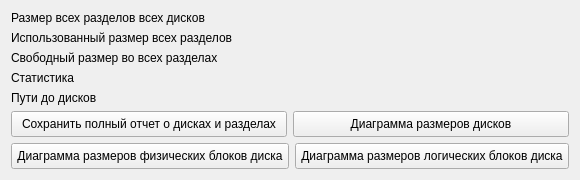
          <widget class="QWidget" name="tab_6">
           <attribute name="title">
            <string>Диски и разделы</string>
           </attribute>
           <layout class="QVBoxLayout" name="verticalLayout_7">
            <item>
             <widget class="QLabel" name="label_21">
              <property name="text">
               <string>Размер всех разделов всех дисков</string>
              </property>
             </widget>
            </item>
            <item>
             <widget class="QLabel" name="label_22">
              <property name="text">
               <string>Использованный размер всех разделов</string>
              </property>
             </widget>
            </item>
            <item>
             <widget class="QLabel" name="label_23">
              <property name="text">
               <string>Свободный размер во всех разделах</string>
              </property>
             </widget>
            </item>
            <item>
             <widget class="QLabel" name="label_25">
              <property name="text">
               <string>Статистика</string>
              </property>
             </widget>
            </item>
            <item>
             <widget class="QLabel" name="label_24">
              <property name="text">
               <string>Пути до дисков</string>
              </property>
             </widget>
            </item>
            <item>
             <layout class="QHBoxLayout" name="horizontalLayout_4">
              <item>
               <widget class="QPushButton" name="pushButton_9">
                <property name="styleSheet">
                 <string notr="true">padding: 5px;</string>
                </property>
                <property name="text">
                 <string>Сохранить полный отчет о дисках и разделах</string>
                </property>
               </widget>
              </item>
              <item>
               <widget class="QPushButton" name="pushButton_10">
                <property name="styleSheet">
                 <string notr="true">padding: 5px;</string>
                </property>
                <property name="text">
                 <string>Диаграмма размеров дисков</string>
                </property>
               </widget>
              </item>
             </layout>
            </item>
            <item>
             <layout class="QHBoxLayout" name="horizontalLayout_5">
              <item>
               <widget class="QPushButton" name="pushButton_12">
                <property name="styleSheet">
                 <string notr="true">padding: 5px;</string>
                </property>
                <property name="text">
                 <string>Диаграмма размеров физических блоков диска</string>
                </property>
               </widget>
              </item>
              <item>
               <widget class="QPushButton" name="pushButton_11">
                <property name="styleSheet">
                 <string notr="true">padding: 5px;</string>
                </property>
                <property name="text">
                 <string>Диаграмма размеров логических блоков диска</string>
                </property>
               </widget>
              </item>
             </layout>
            </item>
           </layout>
          </widget>
